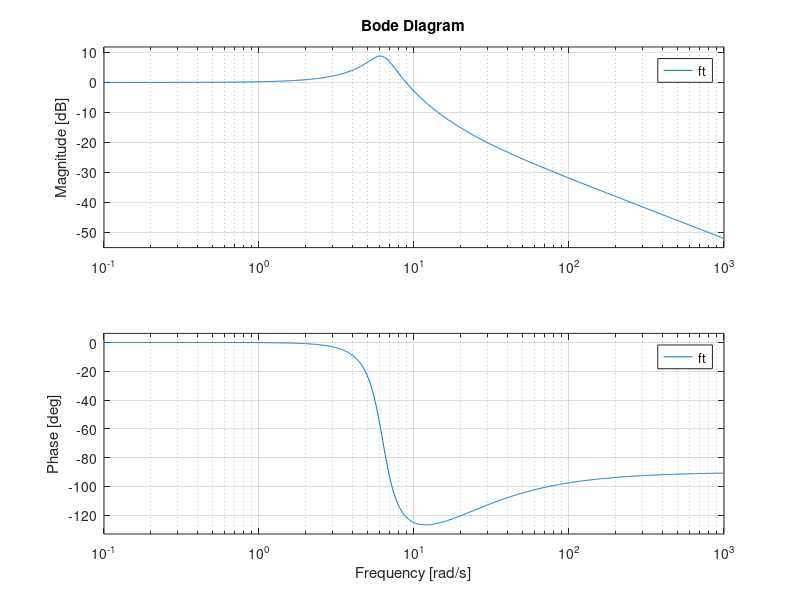
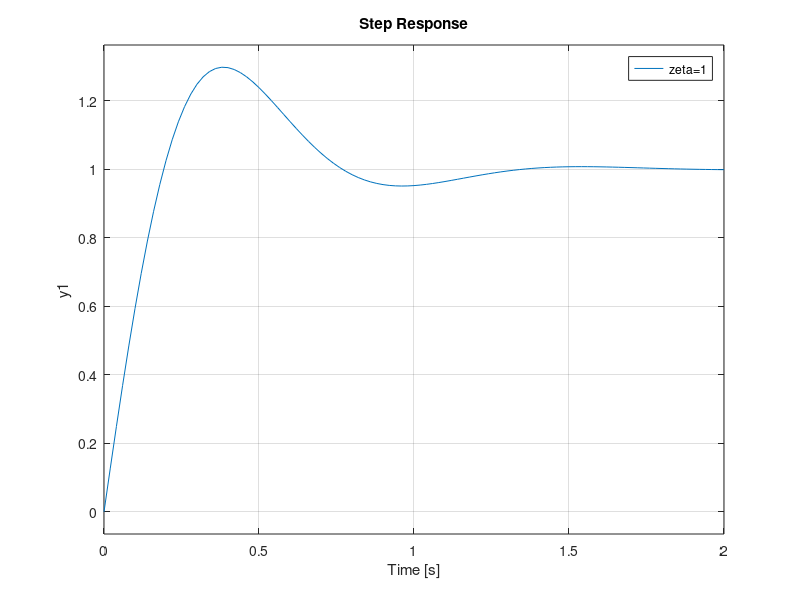

The MATLAB script that drew these images, in order:
%% Parameters
mp=0.16; %[kg]
cp=0.4; %[Ns/m]
kp=6.32; %[N/m]

%% Task 1.3
s=tf('s');
zeta=cp/(2*sqrt(kp*mp));
omega_n=sqrt(kp/mp);

ft=(2*zeta*omega_n*s+omega_n^2)/(s^2 + 2*zeta*omega_n*s + omega_n^2);
figure
bode(ft)

%% Task 1.4


figure
cp=2*sqrt(kp*mp); %to have zeta=1
zeta=cp/(2*sqrt(kp*mp));
ft=(2*zeta*omega_n*s+omega_n^2)/(s^2 + 2*zeta*omega_n*s + omega_n^2);
step(ft)
hold on
cp=4*sqrt(kp*mp); %to have zeta=2>1
zeta=cp/(2*sqrt(kp*mp));
ft=(2*zeta*omega_n*s+omega_n^2)/(s^2 + 2*zeta*omega_n*s + omega_n^2);
step(ft)
cp=sqrt(kp*mp); %to have zeta=0.5<1
zeta=cp/(2*sqrt(kp*mp));
ft=(2*zeta*omega_n*s+omega_n^2)/(s^2 + 2*zeta*omega_n*s + omega_n^2);
step(ft)
legend('zeta=1','zeta=2','zeta=0.5')
